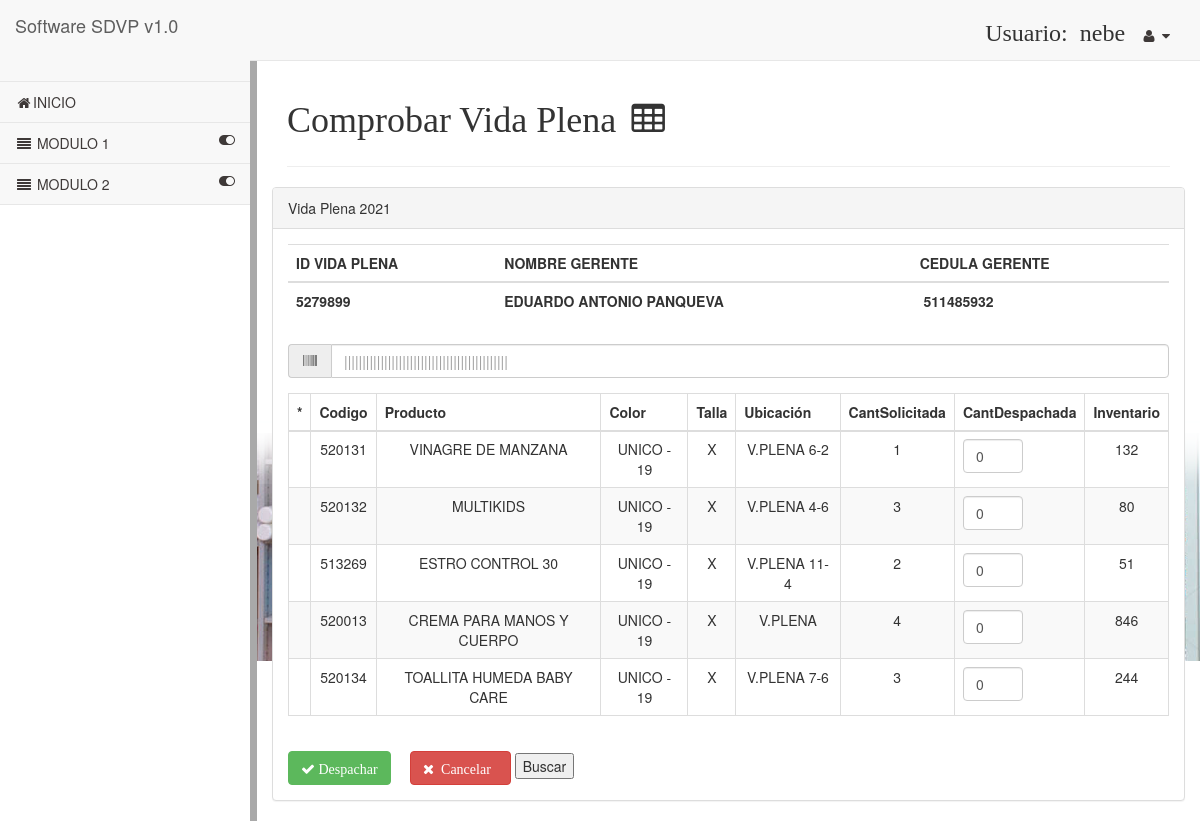
/src1/Web/pages/index.php?modulo=Vidaplena&controlador=vidaplena&funcion=getEditar&idpedido=5279899 (signed in), run on the app's committed database.
### tables this page shows
CREATE TABLE `vidaplena` (
  `contador` int(5) NOT NULL,
  `idpedido` int(10) NOT NULL,
  `idlote` int(10) NOT NULL,
  `cedulagere` int(13) NOT NULL,
  `nombregere` varchar(30) NOT NULL,
  `fecha` date NOT NULL,
  `referenc` varchar(10) NOT NULL,
  `color` varchar(12) NOT NULL,
  `talla` varchar(5) NOT NULL,
  `cantsol` int(4) NOT NULL,
  `ubica` varchar(20) NOT NULL,
  `inv` int(5) NOT NULL,
  `cantvend` int(5) NOT NULL,
  `id_estado` int(2) NOT NULL,
  `nompro` varchar(30) NOT NULL,
  `codba` varchar(12) NOT NULL
);

### src1/Controller/Vidaplena/vidaplenaController.php (called while the page is built, shortened)
<?php
class vidaplenaController{
        function getEditar(){
            $producto=$_GET['idpedido'];
            $sql="select * from vidaplena where idpedido=$producto";
            $objUsu= new vidaplenaModel();
            $producto=$objUsu->consultar($sql);
            include_once('../../view/Vidaplena/editar.html.php');
        }
}
?>

### src1/Lib/Config/configuracion.php (called while the page is built)
<?php
	$server="localhost";
	$user="root";
	$password="";
	$database="moda"
?>

### src1/Lib/Config/conexionSqli.php (called while the page is built, shortened)
<?php
	 class Connection
	{
		private $server;
		private $user;
		private $password;
		private $database;
		public $conexion;
		private function setConect()
		{
			require ("configuracion.php");
			$this->server=$server;
			$this->user=$user;
			$this->password=$password;
			$this->database=$database;
		}
		public function Conect()
		{
                    $this->conexion = new mysqli($this->server, $this->user, $this->password, $this->database);
                    if(mysqli_connect_errno()){
                        echo "No se ha podido establecer conexión con el servidor de bases de datos.<br>", mysqli_connect_error();
                        exit();
                    }
                    else
                    {
                        $this->conexion->set_charset("utf8");
                    }
                }
                public function getConect()
                {
                    return $this->conexion;
                }
	}
?>

### src1/Model/MasterModel.php (called while the page is built, shortened)
<?php
include("../../Lib/Config/conexionSqli.php");
class MasterModel extends Connection {
    public function consultar($sql)
    {
        $resultado=mysqli_query($this->getConect(), $sql);
        if ($this->conexion->connect_errno == 0)
        {
            $result=array();
            while ($row=mysqli_fetch_array($resultado))
           {
               $result[]=$row;
            }
            return $result;
        }
        else
        {
         echo mysqli_error();
        }
    }
}

### src1/View/Vidaplena/editar.html.php (the view, shortened to what this page needs)
<html>
<div id="page-wrapper">
      <div class="row">
          <div class="col-lg-12">
            <h1 class="page-header">Comprobar Vida Plena&nbsp<i class="fa  fa-table fa-fw"></i></h1>
          </div>
      </div>
            <div class="row">
               <div class="panel panel-default">
                        <div class="panel-heading">
                             Vida Plena 2021
                        </div>
                        <div class="panel-body">
                                      <div class="form-group">
                                        <table class="table" width="100px">
                                          <tr>
                                                  <th scope="col">ID VIDA PLENA</th>
                                                  <th scope="col">NOMBRE GERENTE</th>
                                                  <th scope="col">CEDULA GERENTE</th>
                                          </tr>
                                              <tbody>
                                                <tr>
                                                  <td> <label><?php foreach($producto as $productos){} echo $productos[1]?></label>
                                                  </td>
                                                  <td> <label><?php foreach($producto as $productos){} echo $productos[4]?></label></td>
                                                  <td>   <label>&nbsp;<?php foreach($producto as $productos){} echo $productos[3]?></label>
                                                </td>
                                                </tr>
                                        </table>
                                          <div class="form-group input-group" >
                                          <span class="input-group-addon" > <i class="fa  fa-barcode fa-fw"></i>  </span>
                                          <input type="text" name="CodBarras" id="CodBarras" class="form-control"  width="100" placeholder="|||||||||||||||||||||||||||||||||||||||||||||">
                                          </div>
                                          <form role="form" name="idpedido" method="post" action="<?php echo getUrl("Vidaplena","vidaplena","postEditar"); ?>">
                                         <div class="table-responsive">
                                            <table class="table table-striped table-bordered table-hover" width="500px">
                                              <thead>
                                                <tr>
                                                  <th scope="col">*</th>
                                                  <th scope="col">Codigo</th>
                                                  <th scope="col">Producto</th>
                                                  <th scope="col">Color</th>
                                                  <th scope="col">Talla</th>
                                                  <th scope="col">Ubicación</th>
                                                  <th scope="col">CantSolicitada</th>
                                                  <th scope="col">CantDespachada</th>
                                                  <th scope="col">Inventario</th>
                                                </tr>
                                              </thead>
                                              <tbody>
                                                <tr>
                                                <?php
                                                foreach ($producto as $productos){
                                                    echo '<tr class="gradeA odd" role="row" style="text-align: center;">
                                                    <td>
                                                    <input type="hidden" class="form-control" type="number" style="width : 60px; heigth : 1px" name="select[]" id="select[]" value="'.$productos['contador'].'">
                                                    </td>
                                                    <td>'.$productos['referenc'].'</td>
                                                    <td>'.$productos['nompro'].'</td>
                                                    <td>'.$productos['color'].'</td>
                                                    <td>'.$productos['talla'].'</td>
                                                    <td>'.$productos['ubica'].'</td>
                                                    <td>'.$productos['cantsol'].'</td>
                                                    <td>
                                                    <input class="form-control" type="number" style="width : 60px; heigth : 1px" name="selectinput[]" id="selectinput[]" value="0"  max="'.$productos['cantsol'].'" min="0">
                                                    </td>
                                                    <td>'.$productos['inv'].'</td>
                                                    </tr>';
                                                }
                                                        ?>
                                                 </tbody>
                                               </table>
                                            </div>
                                        </div>
                                        <?php
                                          echo ' <a href="index.php?modulo=Vidaplena&controlador=vidaplena&funcion=postEditar&idpedido='.$productos['idpedido'].'"><button class="btn btn-success"><i class="fa fa fa-check">&nbsp;Despachar</i></button></a>
                                                </td>';?>
                                        </form>&nbsp; &nbsp; <?php
                                          echo ' <a href="index.php?modulo=Vidaplena&controlador=vidaplena&funcion=listar"><button class="btn btn-danger"><i class="fa  fa-times">&nbsp;&nbspCancelar&nbsp&nbsp</i></button></a>
                                                </td>';
                                          ?>
<input type="submit" name="" value="Buscar" id="boton1" onclick = "funcion();">
                            </div>
                      </div>
              </div>
</div>
</html>

### data on the page
vidaplena: idpedido "5279899", nombregere "EDUARDO ANTONIO PANQUEVA", cedulagere "511485932", referenc "520134", nompro "TOALLITA HUMEDA BABY CARE", color "UNICO - 19", talla "X", ubica "V.PLENA 7-6", cantsol "3", inv "244"
vidaplena: referenc "520131", nompro "VINAGRE DE MANZANA", color "UNICO - 19", talla "X", ubica "V.PLENA 6-2", cantsol "1", inv "132"
vidaplena: referenc "520132", nompro "MULTIKIDS", color "UNICO - 19", talla "X", ubica "V.PLENA 4-6", cantsol "3", inv "80"
vidaplena: referenc "513269", nompro "ESTRO CONTROL 30", color "UNICO - 19", talla "X", ubica "V.PLENA 11-4", cantsol "2", inv "51"
vidaplena: referenc "520013", nompro "CREMA PARA MANOS Y CUERPO", color "UNICO - 19", talla "X", ubica "V.PLENA", cantsol "4", inv "846"

### other printed values
$_SESSION["identificacion"] "nebe"
